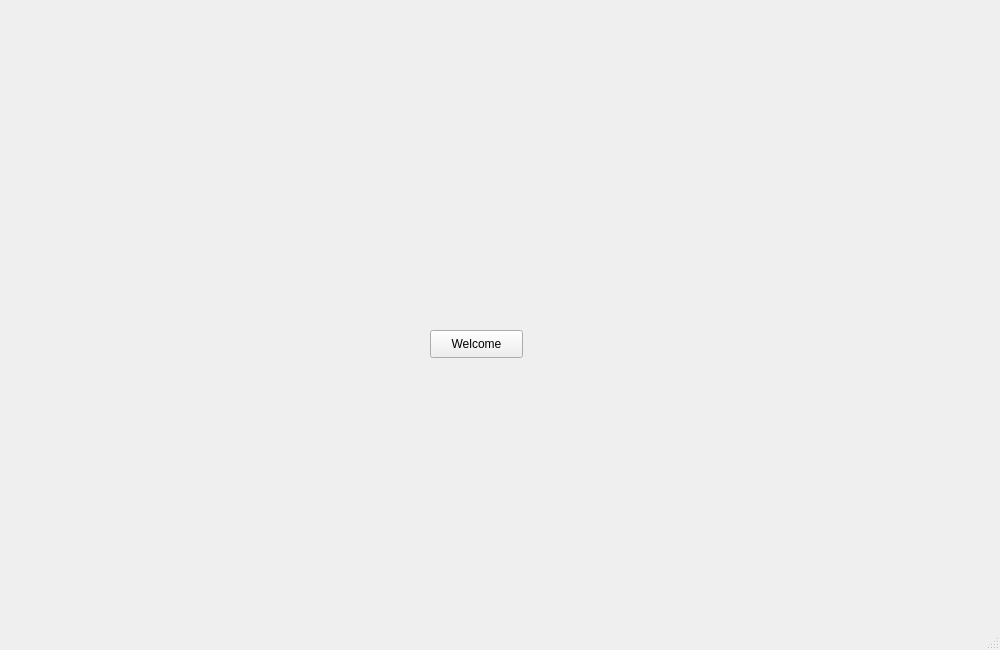
<?xml version="1.0" encoding="UTF-8"?>
<ui version="4.0">
 <class>MainWindow</class>
 <widget class="QMainWindow" name="MainWindow">
  <property name="geometry">
   <rect>
    <x>0</x>
    <y>0</y>
    <width>1000</width>
    <height>650</height>
   </rect>
  </property>
  <property name="windowTitle">
   <string>MainWindow</string>
  </property>
  <widget class="QWidget" name="centralwidget">
   <widget class="QPushButton" name="pushButton">
    <property name="geometry">
     <rect>
      <x>430</x>
      <y>330</y>
      <width>93</width>
      <height>28</height>
     </rect>
    </property>
    <property name="text">
     <string>Welcome</string>
    </property>
   </widget>
  </widget>
  <widget class="QMenuBar" name="menubar">
   <property name="geometry">
    <rect>
     <x>0</x>
     <y>0</y>
     <width>1000</width>
     <height>26</height>
    </rect>
   </property>
  </widget>
  <widget class="QStatusBar" name="statusbar"/>
 </widget>
 <resources/>
 <connections/>
</ui>
